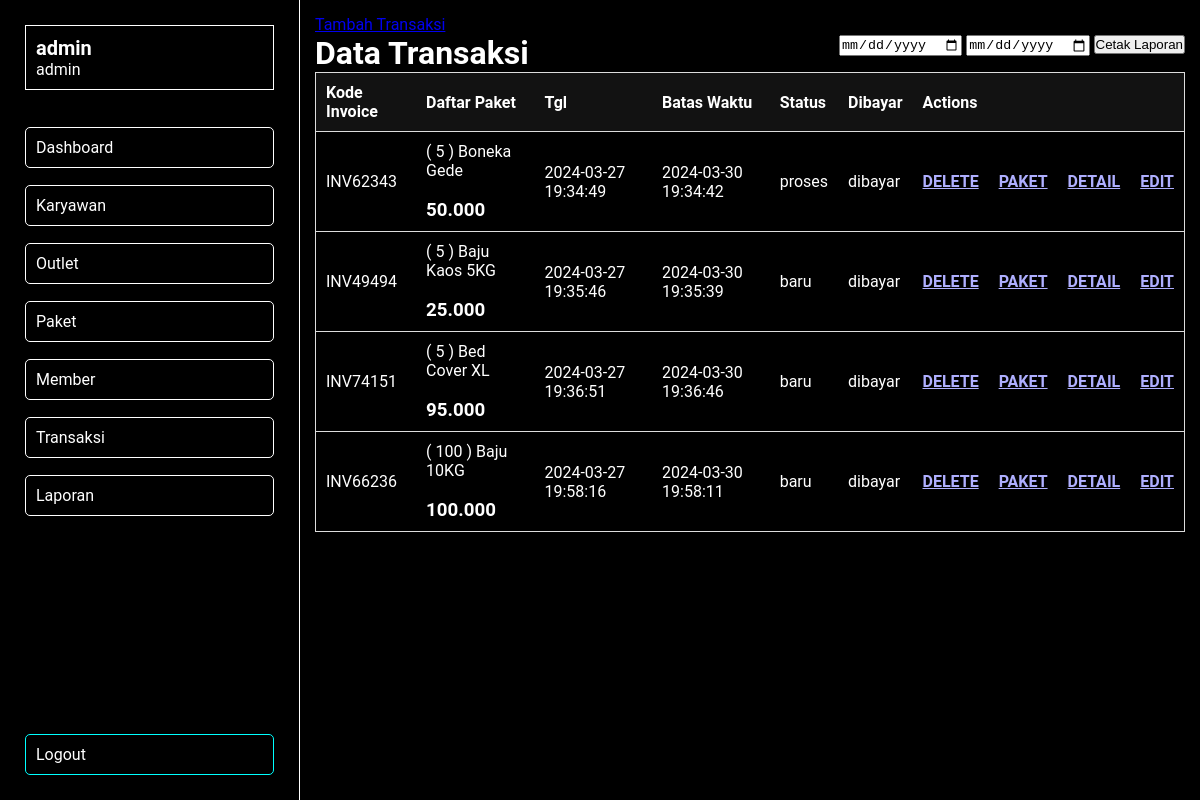
The app's page /views/admin_panel/panel.php?page=transaksi (signed in) with its own data.
### tables this page shows
CREATE TABLE `tb_transaksi` (
  `id` int NOT NULL,
  `id_outlet` int NOT NULL,
  `kode_invoice` varchar(100) NOT NULL,
  `id_member` int NOT NULL,
  `tgl` datetime NOT NULL,
  `batas_waktu` datetime NOT NULL,
  `tgl_bayar` datetime DEFAULT NULL,
  `biaya_tambahan` int NOT NULL,
  `diskon` double NOT NULL,
  `pajak` double NOT NULL,
  `status` enum('baru','proses','selesai','diambil') NOT NULL,
  `dibayar` enum('dibayar','belum_dibayar') NOT NULL,
  `id_user` int NOT NULL
);

CREATE TABLE `tb_detail_transaksi` (
  `id` int NOT NULL,
  `id_transaksi` int NOT NULL,
  `id_paket` int NOT NULL,
  `qty` double NOT NULL,
  `keterangan` text NOT NULL,
  `total_harga` double NOT NULL
);

CREATE TABLE `tb_paket` (
  `id` int NOT NULL,
  `id_outlet` int NOT NULL,
  `jenis` enum('kiloan','selimut','bed_cover','kaos','lain') NOT NULL,
  `nama_paket` varchar(100) NOT NULL,
  `harga` int NOT NULL
);

### views/admin_panel/c/transaksi.php (the view)
<?php
$role = @$_SESSION['role'];
?>
<div class="box karyawan">
    <a href="?page=tambah_transaksi">Tambah Transaksi</a>
    <div style="display: flex; justify-content: space-between">
        <h1 class="title">Data Transaksi</h1>
        <div>
            <form action="?page=cetak_laporan" method="post">
                <input type="date" name="tgl_awal" id="" style="color: black">
                <input type="date" name="tgl_akhir" id="" style="color: black"  >
                <input type="submit" value="Cetak Laporan" style="color: black">
            </form>
        </div>
    </div>
    <table class="tabel-data">
        <tr>
            <th>Kode Invoice</th>
            <th>Daftar Paket</th>
            <th>Tgl</th>
            <th>Batas Waktu</th>
            <th>Status</th>
            <th>Dibayar</th>
            <?php
                if($role != 'owner') {
            ?>
            <th colspan="4">Actions</th>
            <?php
                }
            ?>
        </tr>
        <?php
        $query = "SELECT tb_transaksi.*, tb_member.nama AS nama_member FROM tb_transaksi JOIN tb_member ON tb_transaksi.id_member = tb_member.id";
        $result = mysqli_query($koneksi, $query);
        $queryData = "SELECT tb_detail_Transaksi.*, tb_paket.nama_paket, tb_paket.harga FROM tb_detail_transaksi JOIN tb_paket ON tb_detail_transaksi.id_paket = tb_paket.id";
        $resultData = mysqli_query($koneksi, $queryData);
        $dataPaket = mysqli_fetch_all($resultData, MYSQLI_ASSOC);
        while ($data = mysqli_fetch_assoc($result)) {
        ?>
            <tr>
                <td><?= $data['kode_invoice'] ?></td>
                <td>
                    <?php
                    $total_harga = 0;
                    foreach ($dataPaket as $paket) {
                        if ($paket['id_transaksi'] == $data['id']) {
                            $total_harga += $paket['harga'];
                        }
                    }
                    foreach ($dataPaket as $paket) {
                        if ($paket['id_transaksi'] == $data['id']) {
                    ?>
                            <p>( <?= $paket['qty'] ?> ) <?= $paket['nama_paket'] ?></p>
                    <?php
                        }
                    }
                    ?>
                    <br>
                    <h3><?= number_format($total_harga, 0, ',', '.') ?></h3>
                </td>
                <td><?= $data['tgl'] ?></td>
                <td><?= $data['batas_waktu'] ?></td>
                <td><?= $data['status'] ?></td>
                <td><?= $data['dibayar'] ?></td>
                <?php
                    if($role != 'owner') {
                ?>
                <td><a href='?page=delete_transaksi&id=<?= $data['id'] ?>' onclick="return confirm('Apakah ingin mendelete transaksi?')">DELETE</a></td>
                <td><a href='?page=tambah_transaksi_paket&id_transaksi=<?= $data['id'] ?>'>PAKET</a></td>
                <td><a href='?page=detail_transaksi&id=<?= $data['id'] ?>'>DETAIL</a></td>
                <td><a href="?page=edit_transaksi&id=<?= $data['id'] ?>">EDIT</a></td>
                <?php
                    }
                ?>
            </tr>
        <?php
        }
        ?>
    </table>
</div>

### views/admin_panel/css_panel/form.css (style rules this page uses)
body { background-color: black; font-family: "Roboto", sans-serif; height: 100vh; overflow-x: hidden; color: white; }

### views/admin_panel/css_panel/panel.css (style rules this page uses)
* { margin: 0; padding: 0; box-sizing: border-box; }
body { background-color: black; min-height: 100vh; }
h1, h2, h3, h4, h5, h6, p, input, select, textarea, div, span { color: white; }
tr, td, th { color: white; }

### views/admin_panel/css_panel/sidebar.css (style rules this page uses)
body { padding-left: 300px; font-family: "Roboto", sans-serif; }

### views/admin_panel/css_panel/detail_transaksi.css (style rules this page uses)
body { min-height: auto; height: min-content !important; }

### views/admin_panel/css_panel/table.css (style rules this page uses)
table.tabel-data { border-collapse: collapse; width: 100%; margin-bottom: 20px; }
table.tabel-data th { background-color: #121212; color: white; font-weight: bold; padding: 10px; text-align: left; }
table.tabel-data td { border-bottom: 1px solid #ddd; padding: 10px; }
table.tabel-data td a { color: rgb(175, 175, 255); font-weight: bold; }
table.tabel-data tr { border-top: 1px solid #ddd; border-left: 1px solid #ddd; border-right: 1px solid #ddd; }

### records on screen
tb_transaksi: kode_invoice "INV62343", total_harga "50.000", tgl "2024-03-27 19:34:49", batas_waktu "2024-03-30 19:34:42", status "proses", dibayar "dibayar"
tb_detail_transaksi: qty "5", id_paket.nama_paket "Boneka Gede"
tb_transaksi: kode_invoice "INV49494", total_harga "25.000", tgl "2024-03-27 19:35:46", batas_waktu "2024-03-30 19:35:39", status "baru", dibayar "dibayar"
tb_detail_transaksi: qty "5", id_paket.nama_paket "Baju Kaos 5KG"
tb_transaksi: kode_invoice "INV74151", total_harga "95.000", tgl "2024-03-27 19:36:51", batas_waktu "2024-03-30 19:36:46", status "baru", dibayar "dibayar"
tb_detail_transaksi: qty "5", id_paket.nama_paket "Bed Cover XL"
tb_transaksi: kode_invoice "INV66236", total_harga "100.000", tgl "2024-03-27 19:58:16", batas_waktu "2024-03-30 19:58:11", status "baru", dibayar "dibayar"
tb_detail_transaksi: qty "100", id_paket.nama_paket "Baju 10KG"

### other values on screen
$username "admin"
$role "admin"
